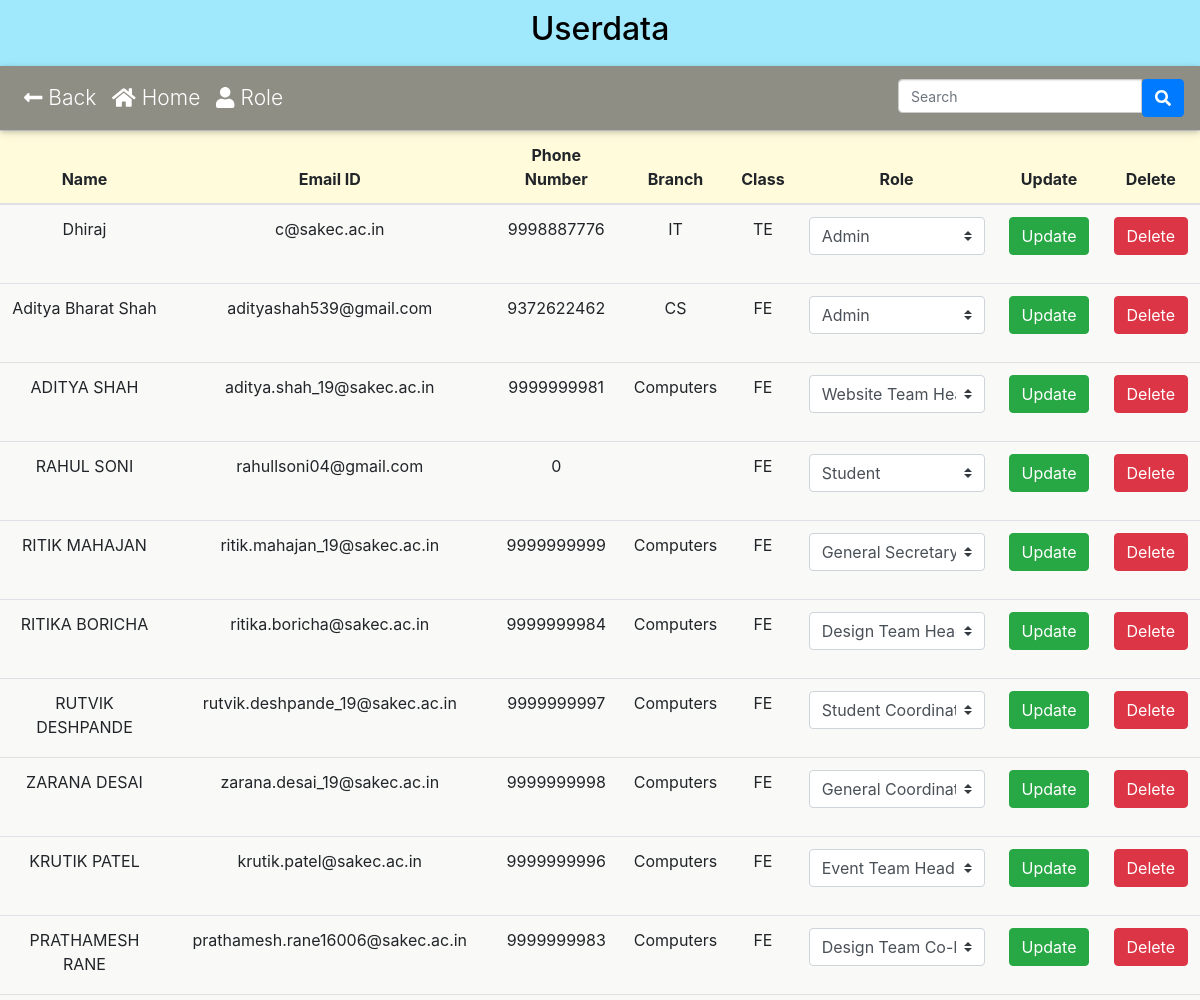
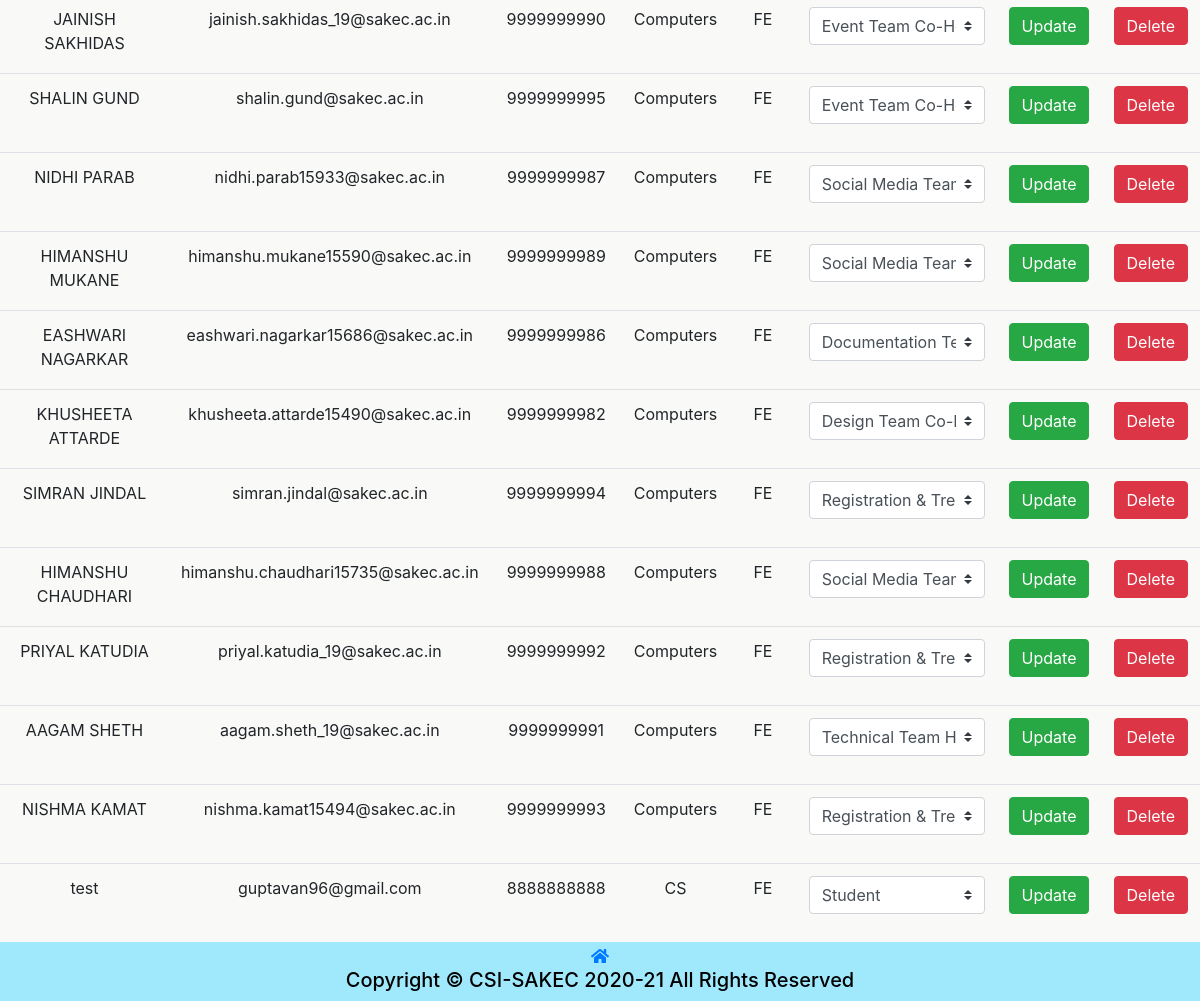
Screenshot of /Userdata/database.php (signed in) with the database file from the repository (2 pictures, top to bottom).
### tables this page shows
CREATE TABLE `csi_userdata` (
  `id` int(11) NOT NULL,
  `name` varchar(255) NOT NULL,
  `year` varchar(5) NOT NULL,
  `division` varchar(10) DEFAULT NULL,
  `rollNo` int(10) DEFAULT NULL,
  `emailID` varchar(50) NOT NULL,
  `phonenumber` bigint(10) NOT NULL,
  `branch` varchar(10) NOT NULL,
  `role` int(15) NOT NULL,
  `gender` varchar(10) NOT NULL,
  `organization` varchar(255) NOT NULL DEFAULT 'sakec'
);

CREATE TABLE `csi_role` (
  `id` int(11) NOT NULL,
  `role_name` varchar(256) NOT NULL,
  `main_page_edit` tinyint(4) NOT NULL DEFAULT 0,
  `user_data` tinyint(4) NOT NULL DEFAULT 0,
  `role` tinyint(4) NOT NULL DEFAULT 0,
  `add_event` tinyint(4) NOT NULL DEFAULT 0,
  `budget` tinyint(4) NOT NULL DEFAULT 0,
  `manage_event` tinyint(4) NOT NULL DEFAULT 0,
  `edit_attendance` tinyint(4) NOT NULL DEFAULT 0,
  `permission_letter` tinyint(4) NOT NULL DEFAULT 0,
  `report` tinyint(4) NOT NULL DEFAULT 0,
  `confirm_event_registration` tinyint(4) NOT NULL DEFAULT 0,
  `content_repository` tinyint(4) NOT NULL DEFAULT 0,
  `feedback_response` tinyint(4) NOT NULL DEFAULT 0,
  `query` tinyint(4) NOT NULL DEFAULT 0,
  `reply_log` tinyint(4) NOT NULL DEFAULT 0,
  `audit` tinyint(4) NOT NULL DEFAULT 0,
  `confirm_membership` tinyint(4) NOT NULL DEFAULT 0
);

### config.php (called while the page is built, shortened)
<?php
    $conn = mysqli_connect(DB_SERVER, DB_USERNAME, DB_PASSWORD, DB_NAME);
    function execute($sql){
        global $conn;
        return mysqli_query($conn, $sql);
    }
    function getValue($sql){
        return mysqli_fetch_assoc(execute($sql));
    }
?>

### Userdata/database.php (the view, shortened to what this page needs)
<!DOCTYPE html>
<html lang="en">
<head>
    <link rel="stylesheet" href="../plugins/bootstrap-4.6.0-dist/css/bootstrap.min.css">
    <link rel="stylesheet" href="../css/membership.css?v=<?php echo time(); ?>">
    <?php
    require_once "../config.php";
    $access=NULL;
    if(isset($_SESSION["role_id"])){
        $role_id = $_SESSION["role_id"];
        $access = getValue("SELECT * FROM `csi_role` WHERE `csi_role`.`id`=$role_id");
    }
    ?>
</head>
<body>
    <header><h2 style="text-align: center;">Userdata</h2></header>
    <nav class="navbar navbar-expand-lg navbar-dark default-color sticky-top">
		<div class="collapse navbar-collapse" id="navbarSupportedContent-333">
			<ul class="navbar-nav mr-auto">
                <li class="nav-item">
					<a class="nav-link" href="../index.php"><i class="fas fa-long-arrow-alt-left"></i>  Back</a>
				</li>
                <li class="nav-item">
					<a class="nav-link" href="../index.php"><i class="fas fa-home"></i>  Home</a>
				</li>
                <?php
                if($access['role']== '1'){
                ?>
                <li class="nav-item">
                    <a class="nav-link" href="role.php"><i class="fas fa-user"></i> Role</a>
                </li>
                <?php
                }
                ?>
			</ul>
            <ul class="navbar-nav ml-auto nav-flex-icons">
                <form action="<?php echo htmlspecialchars($_SERVER["PHP_SELF"]); ?>" method="POST">
                    <div class="input-group">
                    <input type="search"  onkeyup="myFunction()" id="myInput"placeholder="Search" class="form-control" />
                        <button id="search-button" type="submit" class="btn btn-primary">
                            <i class="fas fa-search"></i>
                        </button>
                    </div>
                </form>
			</ul>
		</div>
	</nav>
    <table class="table" id="myTable">
        <thead class="table-head">
            <tr>
                <th>Name</th>
                <th>Email ID</th>
                <th>Phone Number</th>
                <th>Branch</th>
                <th>Class</th>
                <th>Role</th>
                <th>Update</th>
                <th>Delete</th>
            </tr>
        </thead>
        <tbody>
            <div  class="table-content" style="font-size: large;">
                <?php
                if (isset($_SESSION['email'])) {
                    if($access['user_data']== '1'){
                        $result = execute("SELECT `role_name` FROM `csi_role`");
                        $roles = array();
                        while ($row = mysqli_fetch_assoc($result)) {
                            $roles[] = $row['role_name'];
                        }
                        $query = execute("SELECT `csi_userdata`.`id`,`name`,`emailID`,`phonenumber`,`branch`,`year`,`role_name` FROM `csi_userdata`
                                        INNER JOIN `csi_role`
                                        ON `csi_userdata`.`role`=`csi_role`.`id`");
                        if (mysqli_num_rows($query) > 0) {
                            $index=0;
                            while ($row = mysqli_fetch_assoc($query)) {
                                $index++;
                ?>
                                <tr>
                                    <td><?php echo $row['name']; ?></td>
                                    <td><?php echo $row['emailID']; ?></td>
                                    <td><?php echo $row['phonenumber']; ?></td>
                                    <td><?php echo $row['branch']; ?></td>
                                    <td><?php echo $row['year']; ?></td>
                                    <form action="<?php echo htmlspecialchars($_SERVER["PHP_SELF"]); ?>" method="post">
                                        <td>
                                            <select name="role" id="<?php echo "role".$index; ?>" class="custom-select mb-3">
                                                <?php
                                                foreach ($roles as $role) {
                                                    if ($row['role_name'] == $role) {
                                                        echo ' <option value="' . $role . '" selected >' . ucfirst($role) . '</option>';
                                                    } else {
                                                        echo ' <option value="' . $role . '">' . ucfirst($role) . '</option>';
                                                    }
                                                }
                                                ?>
                                            </select>
                                        </td>
                                        <td>
                                            <button type="submit" name="edit_btn" class="btn btn-success"> Update </button>
                                        </td>
                                    </form>
                                    <td>
                                        <form action="<?php echo htmlspecialchars($_SERVER["PHP_SELF"]); ?>" method="post">
                                            <button type="submit" name="delete_btn" class="btn btn-danger"> Delete</button>
                                        </form>
                                    </td>
                                </tr>
                <?php
                            }
                        } else {
                            echo "<td>No Record Found.</td><td/><td/><td/><td/><td/><td/><td/><td/>";
                        }
                    } else {
                        header("location:../index.php");
                    }
                } else {
                    header("../Login/login.php?notlogin=true");
                }
                ?>
            </div>
        </tbody>
    </table>
    <div class="spacer" style="height:59px;"></div>
    <div class="footer">
        <div class="spacer" style="height:2px;"></div>
        <a href="index.php"><i class="fas fa-home"></i></a>
        <h5>Copyright &copy; CSI-SAKEC 2020-21 All Rights Reserved</h5>
    </div>
</body>
</html>

### css/membership.css (style rules this page uses)
body { text-align: center; background-color: #fffdeb; font-family: -apple-system, BlinkMacSystemFont, "Segoe UI", Roboto, "Helvetica Neue", Arial, "Noto Sans", sans-serif, "Apple Color Emoji", "Segoe UI Emoji", "Segoe UI Symbol", "Noto Color Emoji"; margin: 0; color: white; padding: 0; color: black; }
header { color: black; background-color: #a0e9fd; padding: 10px; }
.footer { text-align: center; background-color: #a0e9fd; left: 0; bottom: 0; width: 100%; z-index: 1; }
.input-group .form-control { position: relative; z-index: 2; float: left; width: 50%; margin-bottom: 0; }
.form-control { display: block; width: 50%; height: 34px; padding: 6px 12px; font-size: 14px; line-height: 1.42857143; color: #555; background-color: #fff; background-image: none; border: 1px solid #ccc; border-radius: 4px; -webkit-box-shadow: inset 0 1px 1px rgb(0 0 0 / 8%); box-shadow: inset 0 1px 1px rgb(0 0 0 / 8%); -webkit-transition: border-color ease-in-out .15s, -webkit-box-shadow ease-in-out .15s; -o-transition: border-color ease-in-out .15s, box-shadow ease-in-out .15s; transition: border-color ease-in-out .15s, box-shadow ease-in-out .15s; }
.table thead th { vertical-align: bottom; border-bottom: 2px solid #dee2e6; background: #fffbdb; }
.table { width: 100%; margin-bottom: 0rem; color: #212529; background: #f9f9f7; }
@media only screen and (min-width: 600px) { .footer { position: fixed; } }
@media only screen and (max-width: 1200px) { .navbar { font-weight: 300; -webkit-box-shadow: 0 2px 5px 0 rgba(0, 0, 0, 0.16), 0 2px 10px 0 rgba(0, 0, 0, 0.12); box-shadow: 0 2px 5px 0 rgba(0, 0, 0, 0.16), 0 2px 10px 0 rgba(0, 0, 0, 0.12); font-size: 21px; } }
.navbar.navbar-dark .navbar-nav .nav-item .nav-link { color: #ffffff; -webkit-transition: .35s; transition: .35s; }
.default-color { background-color: #00000070 !important; }

### rows the page displays
csi_userdata: name "Dhiraj", emailID "c@sakec.ac.in", phonenumber "9998887776", branch "IT", year "TE", role "Admin"
csi_userdata: name "Aditya Bharat Shah", emailID "adityashah539@gmail.com", phonenumber "9372622462", branch "CS", year "FE", role "Admin"
csi_userdata: name "ADITYA SHAH", emailID "aditya.shah_19@sakec.ac.in", phonenumber "9999999981", branch "Computers", year "FE", role "Website Team Head"
csi_userdata: name "RAHUL SONI", emailID "rahullsoni04@gmail.com", phonenumber "0", year "FE", role "Student"
csi_userdata: name "RITIK MAHAJAN", emailID "ritik.mahajan_19@sakec.ac.in", phonenumber "9999999999", branch "Computers", year "FE", role "General Secretary"
csi_userdata: name "RITIKA BORICHA", emailID "ritika.boricha@sakec.ac.in", phonenumber "9999999984", branch "Computers", year "FE", role "Design Team Head"
csi_userdata: name "RUTVIK DESHPANDE", emailID "rutvik.deshpande_19@sakec.ac.in", phonenumber "9999999997", branch "Computers", year "FE", role "Student Coordinator"
csi_userdata: name "ZARANA DESAI", emailID "zarana.desai_19@sakec.ac.in", phonenumber "9999999998", branch "Computers", year "FE", role "General Coordinator"
csi_userdata: name "KRUTIK PATEL", emailID "krutik.patel@sakec.ac.in", phonenumber "9999999996", branch "Computers", year "FE", role "Event Team Head"
csi_userdata: name "PRATHAMESH RANE", emailID "prathamesh.rane16006@sakec.ac.in", phonenumber "9999999983", branch "Computers", year "FE", role "Design Team Co-Head"
csi_userdata: name "JAINISH SAKHIDAS", emailID "jainish.sakhidas_19@sakec.ac.in", phonenumber "9999999990", branch "Computers", year "FE", role "Event Team Co-Head"
csi_userdata: name "SHALIN GUND", emailID "shalin.gund@sakec.ac.in", phonenumber "9999999995", branch "Computers", year "FE", role "Event Team Co-Head"
csi_userdata: name "NIDHI PARAB", emailID "nidhi.parab15933@sakec.ac.in", phonenumber "9999999987", branch "Computers", year "FE", role "Social Media Team Co-Head"
csi_userdata: name "HIMANSHU MUKANE", emailID "himanshu.mukane15590@sakec.ac.in", phonenumber "9999999989", branch "Computers", year "FE", role "Social Media Team Head"
csi_userdata: name "EASHWARI NAGARKAR", emailID "eashwari.nagarkar15686@sakec.ac.in", phonenumber "9999999986", branch "Computers", year "FE", role "Documentation Team Head"
csi_userdata: name "KHUSHEETA ATTARDE", emailID "khusheeta.attarde15490@sakec.ac.in", phonenumber "9999999982", branch "Computers", year "FE", role "Design Team Co-Head"
csi_userdata: name "SIMRAN JINDAL", emailID "simran.jindal@sakec.ac.in", phonenumber "9999999994", branch "Computers", year "FE", role "Registration & Treasure Team Head"
csi_userdata: name "HIMANSHU CHAUDHARI", emailID "himanshu.chaudhari15735@sakec.ac.in", phonenumber "9999999988", branch "Computers", year "FE", role "Social Media Team Co-Head"
csi_userdata: name "PRIYAL KATUDIA", emailID "priyal.katudia_19@sakec.ac.in", phonenumber "9999999992", branch "Computers", year "FE", role "Registration & Treasure Team Head"
csi_userdata: name "AAGAM SHETH", emailID "aagam.sheth_19@sakec.ac.in", phonenumber "9999999991", branch "Computers", year "FE", role "Technical Team Head"
csi_userdata: name "NISHMA KAMAT", emailID "nishma.kamat15494@sakec.ac.in", phonenumber "9999999993", branch "Computers", year "FE", role "Registration & Treasure Team Co-Head"
csi_userdata: name "test", emailID "guptavan96@gmail.com", phonenumber "8888888888", branch "CS", year "FE", role "Student"
